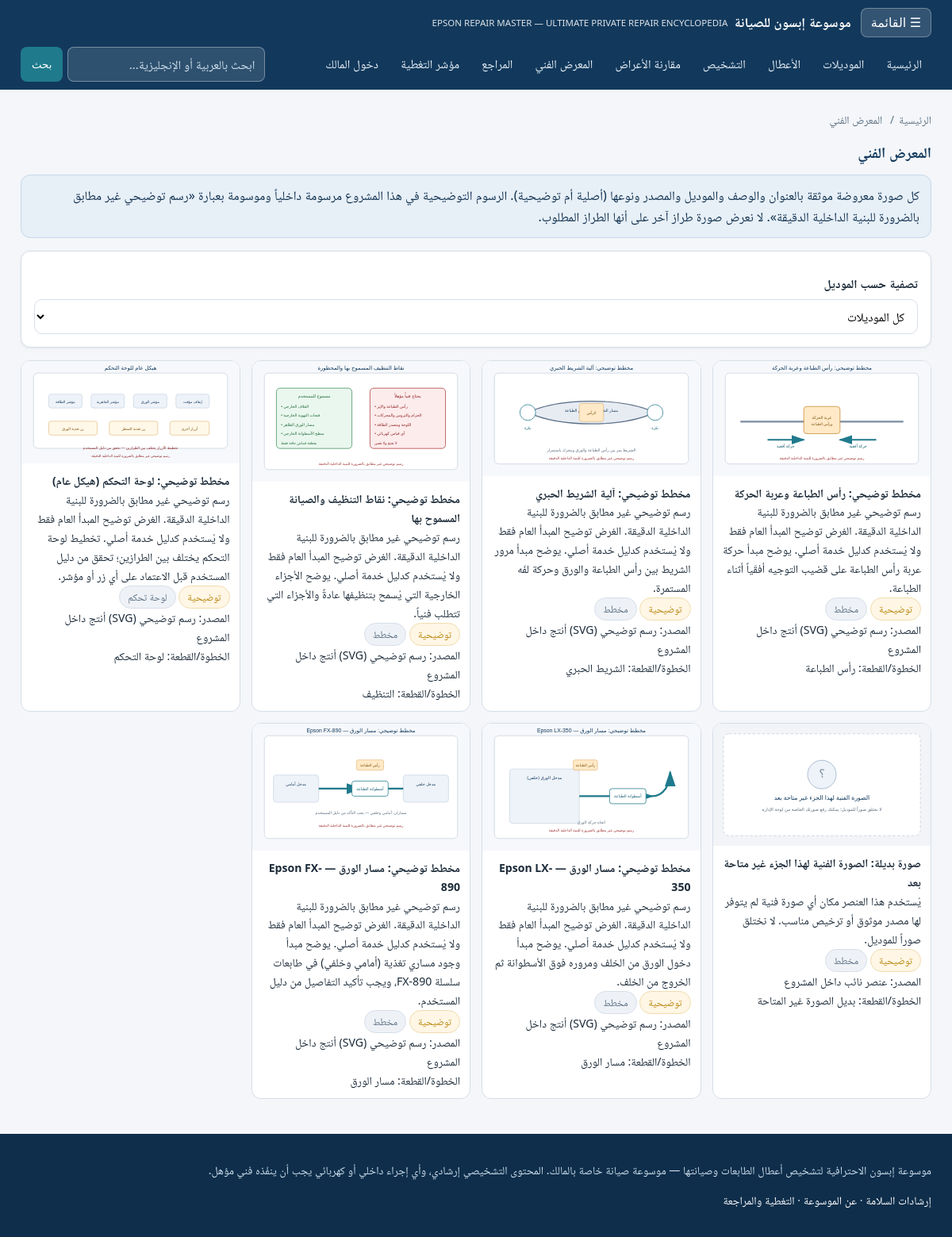
The page /gallery on the database its author committed.
### app/models.py (models this page shows, shortened)
class TimestampMixin:
    created_at = db.Column(db.DateTime, nullable=False, default=utcnow)
    updated_at = db.Column(db.DateTime, nullable=False, default=utcnow, onupdate=utcnow)

class Image(TimestampMixin, db.Model):
    __tablename__ = "images"
    id = db.Column(db.Integer, primary_key=True)
    title = db.Column(db.String(200), nullable=False)
    description = db.Column(db.Text, nullable=True)
    model_id = db.Column(db.Integer, db.ForeignKey("printer_models.id"), nullable=True, index=True)
    fault_id = db.Column(db.Integer, db.ForeignKey("faults.id", ondelete="CASCADE"),
                         nullable=True, index=True)
    storage = db.Column(db.String(20), nullable=False, default="bundled")
    filename = db.Column(db.String(255), nullable=False)      # مسار نسبي أو اسم آمن
    thumb_filename = db.Column(db.String(255), nullable=True)
    image_type = db.Column(db.String(40), nullable=False, default="photo")  # photo|diagram|panel
    is_original = db.Column(db.Boolean, nullable=False, default=False)      # أصلي أم توضيحي
    source = db.Column(db.String(300), nullable=True)
    license_note = db.Column(db.String(300), nullable=True)
    step_hint = db.Column(db.String(200), nullable=True)

### app/routes/public.py (the view)
@public_bp.route("/gallery")
def gallery():
    model_slug = request.args.get("model", "")
    models = PrinterModel.query.filter_by(is_active=True).order_by(PrinterModel.sort_order).all()
    model = None
    images = []
    if model_slug:
        model = PrinterModel.query.filter_by(slug=model_slug).first_or_404()
        images = Image.query.filter_by(model_id=model.id).all()
    else:
        images = Image.query.order_by(Image.model_id, Image.id).all()
    return render_template("gallery.html", models=models, model=model, images=images)

### app/__init__.py (called while the page is built)
def current_user() -> User | None:
    if getattr(g, "_current_user", None) is not None:
        return g._current_user
    uid = session.get(SESSION_KEY)
    user = None
    if uid:
        user = db.session.get(User, uid)
        if user is None or not user.is_active:
            session.clear()
            user = None
    g._current_user = user
    return user

### templates/gallery.html (shortened to what this page needs)
{% extends "base.html" %}
{% block breadcrumbs %}
  <nav class="breadcrumbs"><a href="{{ url_for('public.index') }}">الرئيسية</a><span>/</span> المعرض الفني</nav>
{% endblock %}
{% block content %}
<h1 class="section-title">المعرض الفني{% if model %} — {{ model.name_ar }}{% endif %}</h1>
<div class="notice info">
  كل صورة معروضة موثقة بالعنوان والوصف والموديل والمصدر ونوعها (أصلية أم توضيحية).
  الرسوم التوضيحية في هذا المشروع مرسومة داخلياً وموسومة بعبارة
  «رسم توضيحي غير مطابق بالضرورة للبنية الداخلية الدقيقة».
  لا نعرض صورة طراز آخر على أنها الطراز المطلوب.
</div>
<form class="card no-print" method="get" action="{{ url_for('public.gallery') }}" style="margin-bottom:16px">
  <label for="model">تصفية حسب الموديل</label>
  <select name="model" id="model" onchange="this.form.submit()">
    <option value="">كل الموديلات</option>
  </select>
</form>
{% if images %}
  <div class="gallery">
    {% for img in images %}
      <figure>
        {% if img.storage == 'bundled' %}
          <img src="{{ url_for('static', filename='images/' + img.filename) }}" alt="{{ img.title }}"
               data-lightbox="{{ url_for('static', filename='images/' + img.filename) }}" data-title="{{ img.title }}" loading="lazy">
        {% elif current_user %}
          <img src="{{ url_for('media.private_media', rel_path=img.filename) }}" alt="{{ img.title }}"
               data-lightbox="{{ url_for('media.private_media', rel_path=img.filename) }}" data-title="{{ img.title }}" loading="lazy">
        {% else %}
          <img src="{{ url_for('static', filename='images/diagrams/unavailable.svg') }}" alt="صورة خاصة — تتطلب دخول المالك">
        {% endif %}
        <figcaption>
          <strong>{{ img.title }}</strong><br>
          <span class="meta">{{ img.description }}</span><br>
          <span class="badge {% if img.is_original %}ok{% else %}warn{% endif %}">{% if img.is_original %}أصلية{% else %}توضيحية{% endif %}</span>
          <span class="badge">{{ {'photo':'صورة','diagram':'مخطط','panel':'لوحة تحكم'}.get(img.image_type, img.image_type) }}</span><br>
          <span class="meta">المصدر: {{ img.source }}</span>
          {% if img.step_hint %}<br><span class="meta">الخطوة/القطعة: {{ img.step_hint }}</span>{% endif %}
        </figcaption>
      </figure>
    {% endfor %}
  </div>
{% else %}
  <div class="empty">لا توجد صور أو مخططات متاحة بعد لهذا التحديد.</div>
{% endif %}
{% endblock %}

### templates/base.html (shortened to what this page needs)
<!DOCTYPE html>
<html lang="ar" dir="rtl">
<head>
  <link rel="stylesheet" href="{{ url_for('static', filename='css/main.css') }}">
  <link rel="stylesheet" href="{{ url_for('static', filename='css/print.css') }}" media="print">
</head>
<body>
<header class="app-header">
  <div class="wrap">
    <button class="nav-toggle" type="button" aria-expanded="false" aria-controls="main-nav">☰ القائمة</button>
    <div class="brand">
      <span>موسوعة إبسون للصيانة</span>
      <small>{{ APP_NAME_EN }}</small>
    </div>
    <nav class="main-nav" id="main-nav">
      <a href="{{ url_for('public.index') }}">الرئيسية</a>
      <a href="{{ url_for('public.models') }}">الموديلات</a>
      <a href="{{ url_for('public.faults') }}">الأعطال</a>
      <a href="{{ url_for('diag.start') }}">التشخيص</a>
      <a href="{{ url_for('diag.compare') }}">مقارنة الأعراض</a>
      <a href="{{ url_for('public.gallery') }}">المعرض الفني</a>
      <a href="{{ url_for('public.references') }}">المراجع</a>
      <a href="{{ url_for('public.coverage') }}">مؤشر التغطية</a>
      {% if current_user %}
        <a href="{{ url_for('admin.dashboard') }}">لوحة الإدارة</a>
        <a href="{{ url_for('auth.change_password') }}">كلمة المرور</a>
      {% else %}
        <a href="{{ url_for('auth.login') }}">دخول المالك</a>
      {% endif %}
    </nav>
    <form class="header-search" action="{{ url_for('public.search') }}" method="get" role="search">
      <input id="q" type="search" name="q" placeholder="ابحث بالعربية أو الإنجليزية…"
             value="{{ request.args.get('q','') }}">
      <button type="submit">بحث</button>
    </form>
  </div>
</header>
<main class="wrap">
  {% block breadcrumbs %}{% endblock %}
  {% block content %}{% endblock %}
</main>
<footer class="app-footer">
  <div class="wrap">
    <p>
      {{ APP_NAME_AR }} — موسوعة صيانة خاصة بالمالك. المحتوى التشخيصي إرشادي،
      وأي إجراء داخلي أو كهربائي يجب أن ينفّذه فني مؤهل.
    </p>
    <p>
      <a href="{{ url_for('public.safety') }}">إرشادات السلامة</a> ·
      <a href="{{ url_for('public.about') }}">عن الموسوعة</a> ·
      <a href="{{ url_for('public.coverage') }}">التغطية والمراجعة</a>
    </p>
  </div>
</footer>
</body>
</html>

### static/css/main.css (style rules this page uses)
:root { --bg: #f4f6f9; --surface: #ffffff; --surface-2: #eef2f7; --border: #d7dee8; --text: #1c2b39; --muted: #5f7285; --primary: #12395c; --primary-soft: #e7eff7; --accent: #1f7a8c; --ok: #2f7d4f; --warn: #b8860b; --danger: #b03a3a; --danger-soft: #fdecec; --warn-soft: #fff6e5; --ok-soft: #eaf7ee; --radius: 12px; --shadow: 0 1px 3px rgba(18, 57, 92, 0.08); --font: "Segoe UI", Tahoma, "Noto Naskh Arabic", "Amiri", system-ui, sans-serif; }
* { box-sizing: border-box; }
html, body { margin: 0; padding: 0; background: var(--bg); color: var(--text); font-family: var(--font); font-size: 16px; line-height: 1.7; }
a { color: var(--primary); text-decoration: none; }
img { max-width: 100%; height: auto; }
.app-header { background: var(--primary); color: #fff; padding: 0; box-shadow: var(--shadow); position: sticky; top: 0; z-index: 40; }
.app-header .wrap { display: flex; align-items: center; gap: 12px; padding: 10px 16px; flex-wrap: wrap; }
.brand { font-weight: 700; font-size: 1.05rem; color: #fff; display: flex; gap: 8px; align-items: center; }
.brand small { display: block; font-weight: 400; font-size: 0.72rem; opacity: 0.85; }
.nav-toggle { background: rgba(255,255,255,0.14); border: 1px solid rgba(255,255,255,0.3); color: #fff; border-radius: 8px; padding: 8px 12px; font-size: 1rem; cursor: pointer; }
.main-nav { display: flex; gap: 4px; flex-wrap: wrap; }
.main-nav a { color: #eaf1f8; padding: 8px 12px; border-radius: 8px; font-size: 0.94rem; }
.header-search { margin-inline-start: auto; display: flex; gap: 6px; }
.header-search input[type="search"] { padding: 8px 12px; border-radius: 8px; border: 1px solid rgba(255,255,255,0.35); background: rgba(255,255,255,0.12); color: #fff; min-width: 180px; }
.header-search input::placeholder { color: #cfe0ee; }
.header-search button { background: var(--accent); color: #fff; border: none; border-radius: 8px; padding: 8px 14px; cursor: pointer; }
.wrap { width: 100%; max-width: 1180px; margin: 0 auto; padding: 0 16px; }
main.wrap { padding-block: 22px 44px; }
.section-title { font-size: 1.15rem; margin: 0 0 12px; color: var(--primary); }
.card { background: var(--surface); border: 1px solid var(--border); border-radius: var(--radius); padding: 16px; box-shadow: var(--shadow); }
.badge { display: inline-block; padding: 3px 10px; border-radius: 999px; font-size: 0.78rem; background: var(--surface-2); color: var(--muted); border: 1px solid var(--border); }
.badge.warn { background: var(--warn-soft); color: var(--warn); border-color: #f0dcae; }
form label { display: block; margin: 12px 0 6px; font-weight: 600; font-size: 0.94rem; }
input[type="text"], input[type="password"], input[type="search"], input[type="date"], input[type="number"], select, textarea { width: 100%; padding: 10px 12px; border: 1px solid var(--border); border-radius: 10px; background: #fff; font-family: inherit; font-size: 0.95rem; min-height: 44px; }
.breadcrumbs { font-size: 0.86rem; color: var(--muted); margin: 4px 0 14px; }
.breadcrumbs a { color: var(--muted); }
.breadcrumbs span { margin: 0 6px; }
.notice { padding: 12px 14px; border-radius: var(--radius); border: 1px solid #f0c2c2; background: var(--danger-soft); color: #8f2020; margin-bottom: 16px; }
.notice.info { border-color: #c6d8e8; background: var(--primary-soft); color: #10314f; }
.gallery { display: grid; gap: 14px; grid-template-columns: repeat(auto-fill, minmax(230px, 1fr)); }
.gallery figure { margin: 0; background: var(--surface); border: 1px solid var(--border); border-radius: var(--radius); overflow: hidden; }
.gallery img { display: block; width: 100%; background: #f8fafc; cursor: zoom-in; }
.gallery figcaption { padding: 10px 12px; font-size: 0.88rem; }
.app-footer { background: #0e2e4b; color: #cfe0ee; padding: 20px 0; font-size: 0.88rem; }
.app-footer a { color: #fff; }

### static/css/print.css (style rules this page uses)
body { background: #fff !important; font-size: 12pt; line-height: 1.6; }
.app-header, .app-footer, .no-print, .flashes, .breadcrumbs, .btn, form, .nav-toggle { display: none !important; }
main.wrap { max-width: 100%; padding: 0; }
.card, .fault-section, .notice { box-shadow: none !important; border-color: #999 !important; }
h1 { font-size: 18pt; }
a { color: #000; text-decoration: none; }

### rows shown on the page
Image: filename (picture), title "مخطط توضيحي: رأس الطباعة وعربة الحركة", description "رسم توضيحي غير مطابق بالضرورة للبنية الداخلية الدقيقة. الغرض توضيح المبدأ العام فقط ولا يُستخدم كدليل خدمة أصلي. يوضح مبدأ حركة عربة رأس الطباعة على قضيب التوجيه أفقّياً أثناء الطباعة.", is_original "توضيحية", image_type "مخطط", source "رسم توضيحي (SVG) أنتج داخل المشروع", step_hint "رأس الطباعة"
Image: filename (picture), title "مخطط توضيحي: آلية الشريط الحبري", description "رسم توضيحي غير مطابق بالضرورة للبنية الداخلية الدقيقة. الغرض توضيح المبدأ العام فقط ولا يُستخدم كدليل خدمة أصلي. يوضح مبدأ مرور الشريط بين رأس الطباعة والورق وحركة لفّه المستمرة.", is_original "توضيحية", image_type "مخطط", source "رسم توضيحي (SVG) أنتج داخل المشروع", step_hint "الشريط الحبري"
Image: filename (picture), title "مخطط توضيحي: نقاط التنظيف والصيانة المسموح بها", description "رسم توضيحي غير مطابق بالضرورة للبنية الداخلية الدقيقة. الغرض توضيح المبدأ العام فقط ولا يُستخدم كدليل خدمة أصلي. يوضح الأجزاء الخارجية التي يُسمح بتنظيفها عادةً والأجزاء التي تتطلب فنياً.", is_original "توضيحية", image_type "مخطط", source "رسم توضيحي (SVG) أنتج داخل المشروع", step_hint "التنظيف"
Image: filename (picture), title "مخطط توضيحي: لوحة التحكم (هيكل عام)", description "رسم توضيحي غير مطابق بالضرورة للبنية الداخلية الدقيقة. الغرض توضيح المبدأ العام فقط ولا يُستخدم كدليل خدمة أصلي. تخطيط لوحة التحكم يختلف بين الطرازين؛ تحقق من دليل المستخدم قبل الاعتماد على أي زر أو مؤشر.", is_original "توضيحية", image_type "لوحة تحكم", source "رسم توضيحي (SVG) أنتج داخل المشروع", step_hint "لوحة التحكم"
Image: filename (picture), title "صورة بديلة: الصورة الفنية لهذا الجزء غير متاحة بعد", description "يُستخدم هذا العنصر مكان أي صورة فنية لم يتوفر لها مصدر موثوق أو ترخيص مناسب. لا نختلق صوراً للموديل.", is_original "توضيحية", image_type "مخطط", source "عنصر نائب داخل المشروع", step_hint "بديل الصورة غير المتاحة"
Image: filename (picture), title "مخطط توضيحي: مسار الورق — Epson LX-350", description "رسم توضيحي غير مطابق بالضرورة للبنية الداخلية الدقيقة. الغرض توضيح المبدأ العام فقط ولا يُستخدم كدليل خدمة أصلي. يوضح مبدأ دخول الورق من الخلف ومروره فوق الأسطوانة ثم الخروج من الخلف.", is_original "توضيحية", image_type "مخطط", source "رسم توضيحي (SVG) أنتج داخل المشروع", step_hint "مسار الورق"
Image: filename (picture), title "مخطط توضيحي: مسار الورق — Epson FX-890", description "رسم توضيحي غير مطابق بالضرورة للبنية الداخلية الدقيقة. الغرض توضيح المبدأ العام فقط ولا يُستخدم كدليل خدمة أصلي. يوضح مبدأ وجود مساري تغذية (أمامي وخلفي) في طابعات سلسلة FX-890، ويجب تأكيد التفاصيل من دليل المستخدم.", is_original "توضيحية", image_type "مخطط", source "رسم توضيحي (SVG) أنتج داخل المشروع", step_hint "مسار الورق"

### other values the page prints
{{ APP_NAME_EN }} "EPSON REPAIR MASTER — ULTIMATE PRIVATE REPAIR ENCYCLOPEDIA"
{{ APP_NAME_AR }} "موسوعة إبسون الاحترافية لتشخيص أعطال الطابعات وصيانتها"
